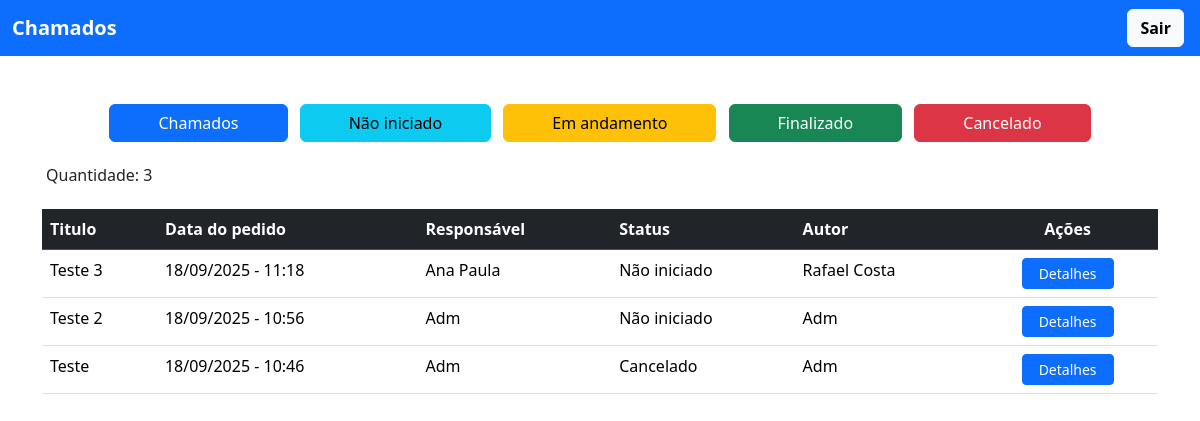
/ver_chamados/ (signed in), run on an earlier commit of the app's database.
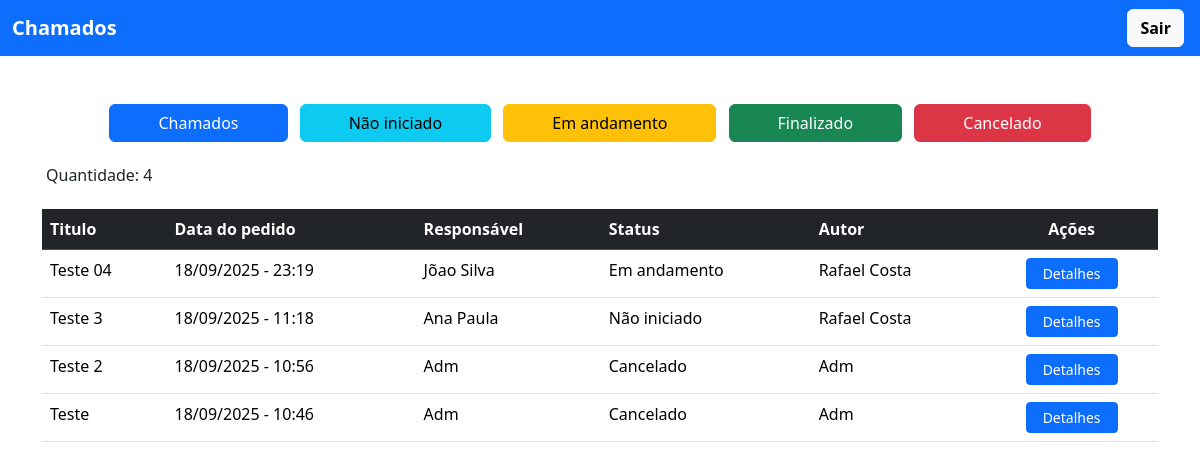
And on a later commit of the database.
### chamado/models.py (models this page shows, shortened)
class Chamado(models.Model):
    STATUS = (
        ('nao_iniciado', 'Não iniciado'),
        ('em_andamento', 'Em andamento'),
        ('finalizado', 'Finalizado'),
        ('cancelado', 'Cancelado'),
    )
    titulo = models.CharField(max_length=255)
    data = models.DateTimeField()
    status = models.CharField(max_length=20, choices=STATUS, default="nao_iniciado")
    descricao = models.TextField()
    autor = models.ForeignKey(Perfil, on_delete=models.CASCADE, related_name='autor')
    responsavel = models.ForeignKey(Perfil, on_delete=models.CASCADE, related_name='responsavel')
    class Meta:
        ordering = ["-data"]

### usuario/models.py (models this page shows)
class Perfil(models.Model):
    user = models.OneToOneField(User, on_delete=models.CASCADE)
    nome_completo = models.CharField(max_length=255)
    adm = models.BooleanField(default=False)
    def __str__(self):
        return f"{self.nome_completo}"

### chamado/views.py (the view)
# urls.py: path('ver_chamados/', views.ver_chamados, name="ver_chamados"),
@login_required(login_url='/usuario/login/')
def ver_chamados(request):
    chamado = Chamado.objects.all()
    status = request.GET.get('status')
    if status:
        chamado = chamado.filter(status=status)
    qtd = chamado.count()
    return render(request, 'adm/ver_chamado.html', {'chamados': chamado, 'quantidade': qtd})

### chamado/templates/adm/ver_chamado.html (shortened to what this page needs)
{% extends "modelo.html" %}
{% block content %}
<div class="text-center">
    <form method="get" action="">
        <button type="submit" class="btn btn-primary px-5 me-2">Chamados</button>
        <button type="submit" name="status" value="nao_iniciado" class="btn btn-info px-5 me-2">Não iniciado</button>
        <button type="submit" name="status" value="em_andamento" class="btn btn-warning px-5 me-2">Em andamento</button>
        <button type="submit" name="status" value="finalizado" class="btn btn-success px-5 me-2">Finalizado</button>
        <button type="submit" name="status" value="cancelado" class="btn btn-danger px-5">Cancelado</button>
    </form>
</div>
<br>
<h6 class="mb-4 ms-1">Quantidade: {{ quantidade }}</h6>
{% if quantidade != 0 %}
    <table class="table table-hover">
        <thead class="table-dark">
            <tr>
                <th>Titulo</th>
                <th>Data do pedido</th>
                <th>Responsável</th>
                <th>Status</th>
                <th>Autor</th>
                <th class="text-center">Ações</th>
            </tr>
        </thead>
        <tbody>
            {% for i in chamados %}
            <tr>
                <td>{{i.titulo}}</td>
                <td>{{i.data|date:'d/m/Y - H:i'}}</td>
                <td>{{i.responsavel}}</td>
                <td>{{i.get_status_display}}</td>
                <td>{{i.autor}}</td>
                <td class="text-center">
                    <a href="{% url 'ver_detalhes' i.id%}" class="btn btn-sm btn-primary px-3">Detalhes</a>
                </td>
            </tr>
            {% endfor %}
        </tbody>
    </table>
{% endif %}
{% endblock %}

### templates/modelo.html (shortened to what this page needs)
<!doctype html>
<html lang="en">
<head>
    <link href="https://cdn.jsdelivr.net/npm/bootstrap@5.3.8/dist/css/bootstrap.min.css" rel="stylesheet"
>
    <link href="https://cdn.jsdelivr.net/npm/bootstrap-icons@1.11.3/font/bootstrap-icons.css" rel="stylesheet">
</head>
<body>
    <header>
        <nav class="navbar bg-primary">
            <div class="container-fluid">
                {% if request.user.perfil.adm %}
                    <a href="{% url 'ver_chamados' %}" class="navbar-brand fw-bold text-white">
                        Chamados - Usuario Administrador
                    </a>
                {% else %}
                    <a href="{% url 'ver_meus_chamados' %}" class="navbar-brand fw-bold text-white">
                        Chamados
                    </a>
                {% endif %}
                                <div class="d-flex">
                    <a href="{% url 'sair' %}" class="btn btn-light fw-bold me-1" type="button">Sair</a>
                </div>
            </div>
        </nav>
    </header>
    <main>
        <div class="container">
            <br><br>
            {% block content %}{% endblock %}
        </div>
    </main>
</body>
</html>

What changed in the data, as far as the page shows it:
added Chamado: titulo "Teste 04", data "18/09/2025 - 23:19", responsavel "Jõao Silva", status "Em andamento", autor "Rafael Costa"
changed Chamado "Teste 2": status "Não iniciado" → "Cancelado"
Also different on the page:
{{ quantidade }}: "3" → "4"
